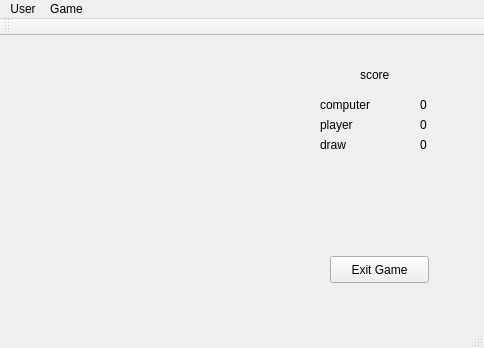
<?xml version="1.0" encoding="UTF-8"?>
<ui version="4.0">
 <class>MainWindow</class>
 <widget class="QMainWindow" name="MainWindow">
  <property name="geometry">
   <rect>
    <x>0</x>
    <y>0</y>
    <width>484</width>
    <height>348</height>
   </rect>
  </property>
  <property name="windowTitle">
   <string>MainWindow</string>
  </property>
  <widget class="QWidget" name="centralWidget">
   <widget class="QStackedWidget" name="pages">
    <property name="geometry">
     <rect>
      <x>10</x>
      <y>0</y>
      <width>471</width>
      <height>291</height>
     </rect>
    </property>
    <property name="currentIndex">
     <number>3</number>
    </property>
    <widget class="QWidget" name="MainLoginPanel">
     <widget class="QWidget" name="formLayoutWidget">
      <property name="geometry">
       <rect>
        <x>50</x>
        <y>100</y>
        <width>381</width>
        <height>81</height>
       </rect>
      </property>
      <layout class="QFormLayout" name="formLayout">
       <item row="0" column="0">
        <widget class="QLabel" name="label">
         <property name="text">
          <string>Username</string>
         </property>
        </widget>
       </item>
       <item row="1" column="0">
        <widget class="QLabel" name="label_2">
         <property name="text">
          <string>Password</string>
         </property>
        </widget>
       </item>
       <item row="0" column="1">
        <widget class="QLineEdit" name="loginUsername"/>
       </item>
       <item row="1" column="1">
        <widget class="QLineEdit" name="loginPassword">
         <property name="echoMode">
          <enum>QLineEdit::Password</enum>
         </property>
        </widget>
       </item>
      </layout>
     </widget>
     <widget class="QPushButton" name="LoginButton">
      <property name="geometry">
       <rect>
        <x>210</x>
        <y>230</y>
        <width>99</width>
        <height>27</height>
       </rect>
      </property>
      <property name="text">
       <string>Login</string>
      </property>
     </widget>
     <widget class="QPushButton" name="ExitButton">
      <property name="geometry">
       <rect>
        <x>330</x>
        <y>230</y>
        <width>99</width>
        <height>27</height>
       </rect>
      </property>
      <property name="text">
       <string>Exit</string>
      </property>
     </widget>
    </widget>
    <widget class="QWidget" name="RegisterPanel">
     <widget class="QWidget" name="formLayoutWidget_2">
      <property name="geometry">
       <rect>
        <x>40</x>
        <y>40</y>
        <width>401</width>
        <height>151</height>
       </rect>
      </property>
      <layout class="QFormLayout" name="formLayout_2">
       <item row="0" column="0">
        <widget class="QLabel" name="label_3">
         <property name="text">
          <string>Username</string>
         </property>
        </widget>
       </item>
       <item row="0" column="1">
        <widget class="QLineEdit" name="registerUsername"/>
       </item>
       <item row="1" column="0">
        <widget class="QLabel" name="label_4">
         <property name="text">
          <string>Password</string>
         </property>
        </widget>
       </item>
       <item row="1" column="1">
        <widget class="QLineEdit" name="registerPassword">
         <property name="echoMode">
          <enum>QLineEdit::Password</enum>
         </property>
        </widget>
       </item>
       <item row="2" column="0">
        <widget class="QLabel" name="label_5">
         <property name="text">
          <string>password(again)</string>
         </property>
        </widget>
       </item>
       <item row="2" column="1">
        <widget class="QLineEdit" name="registerPassword2">
         <property name="echoMode">
          <enum>QLineEdit::Password</enum>
         </property>
        </widget>
       </item>
       <item row="3" column="0">
        <widget class="QLabel" name="label_6">
         <property name="text">
          <string>Player color</string>
         </property>
        </widget>
       </item>
       <item row="3" column="1">
        <widget class="QComboBox" name="comboBox">
         <item>
          <property name="text">
           <string>Red</string>
          </property>
         </item>
         <item>
          <property name="text">
           <string>Green</string>
          </property>
         </item>
         <item>
          <property name="text">
           <string>Blue</string>
          </property>
         </item>
        </widget>
       </item>
      </layout>
     </widget>
     <widget class="QPushButton" name="RegisterOK">
      <property name="geometry">
       <rect>
        <x>220</x>
        <y>220</y>
        <width>99</width>
        <height>27</height>
       </rect>
      </property>
      <property name="text">
       <string>OK</string>
      </property>
     </widget>
     <widget class="QPushButton" name="RegisterCancel">
      <property name="geometry">
       <rect>
        <x>340</x>
        <y>220</y>
        <width>99</width>
        <height>27</height>
       </rect>
      </property>
      <property name="text">
       <string>Cancel</string>
      </property>
     </widget>
    </widget>
    <widget class="QWidget" name="WelcomeUserPanel">
     <widget class="QLabel" name="welcomemessage">
      <property name="geometry">
       <rect>
        <x>10</x>
        <y>100</y>
        <width>451</width>
        <height>61</height>
       </rect>
      </property>
      <property name="font">
       <font>
        <pointsize>26</pointsize>
        <italic>true</italic>
       </font>
      </property>
      <property name="text">
       <string/>
      </property>
     </widget>
     <widget class="QWidget" name="horizontalLayoutWidget">
      <property name="geometry">
       <rect>
        <x>250</x>
        <y>210</y>
        <width>211</width>
        <height>71</height>
       </rect>
      </property>
      <layout class="QHBoxLayout" name="horizontalLayout_2">
       <item>
        <widget class="QPushButton" name="StartGameButton">
         <property name="text">
          <string>Start Game</string>
         </property>
        </widget>
       </item>
       <item>
        <widget class="QPushButton" name="GameExitButton">
         <property name="text">
          <string>Exit</string>
         </property>
        </widget>
       </item>
      </layout>
     </widget>
    </widget>
    <widget class="QWidget" name="GamelPanel">
     <widget class="QWidget" name="gridLayoutWidget">
      <property name="geometry">
       <rect>
        <x>10</x>
        <y>30</y>
        <width>71</width>
        <height>71</height>
       </rect>
      </property>
      <layout class="QGridLayout" name="gridLayout_16">
       <item row="0" column="0">
        <widget class="ClickableLabel" name="game11">
         <property name="text">
          <string/>
         </property>
        </widget>
       </item>
      </layout>
     </widget>
     <widget class="QWidget" name="gridLayoutWidget_2">
      <property name="geometry">
       <rect>
        <x>90</x>
        <y>30</y>
        <width>71</width>
        <height>71</height>
       </rect>
      </property>
      <layout class="QGridLayout" name="gridLayout_17">
       <item row="0" column="0">
        <widget class="ClickableLabel" name="game12">
         <property name="text">
          <string/>
         </property>
        </widget>
       </item>
      </layout>
     </widget>
     <widget class="QWidget" name="gridLayoutWidget_3">
      <property name="geometry">
       <rect>
        <x>170</x>
        <y>30</y>
        <width>71</width>
        <height>71</height>
       </rect>
      </property>
      <layout class="QGridLayout" name="gridLayout_18">
       <item row="0" column="0">
        <widget class="ClickableLabel" name="game13">
         <property name="text">
          <string/>
         </property>
        </widget>
       </item>
      </layout>
     </widget>
     <widget class="QWidget" name="gridLayoutWidget_4">
      <property name="geometry">
       <rect>
        <x>10</x>
        <y>110</y>
        <width>71</width>
        <height>71</height>
       </rect>
      </property>
      <layout class="QGridLayout" name="gridLayout_19">
       <item row="0" column="0">
        <widget class="ClickableLabel" name="game21">
         <property name="text">
          <string/>
         </property>
        </widget>
       </item>
      </layout>
     </widget>
     <widget class="QWidget" name="gridLayoutWidget_5">
      <property name="geometry">
       <rect>
        <x>170</x>
        <y>110</y>
        <width>71</width>
        <height>71</height>
       </rect>
      </property>
      <layout class="QGridLayout" name="gridLayout_20">
       <item row="0" column="0">
        <widget class="ClickableLabel" name="game23">
         <property name="text">
          <string/>
         </property>
        </widget>
       </item>
      </layout>
     </widget>
     <widget class="QWidget" name="gridLayoutWidget_6">
      <property name="geometry">
       <rect>
        <x>90</x>
        <y>110</y>
        <width>71</width>
        <height>71</height>
       </rect>
      </property>
      <layout class="QGridLayout" name="gridLayout_21">
       <item row="0" column="0">
        <widget class="ClickableLabel" name="game22">
         <property name="text">
          <string/>
         </property>
        </widget>
       </item>
      </layout>
     </widget>
     <widget class="QWidget" name="gridLayoutWidget_7">
      <property name="geometry">
       <rect>
        <x>10</x>
        <y>190</y>
        <width>71</width>
        <height>71</height>
       </rect>
      </property>
      <layout class="QGridLayout" name="gridLayout_22">
       <item row="0" column="0">
        <widget class="ClickableLabel" name="game31">
         <property name="text">
          <string/>
         </property>
        </widget>
       </item>
      </layout>
     </widget>
     <widget class="QWidget" name="gridLayoutWidget_8">
      <property name="geometry">
       <rect>
        <x>170</x>
        <y>190</y>
        <width>71</width>
        <height>71</height>
       </rect>
      </property>
      <layout class="QGridLayout" name="gridLayout_23">
       <item row="0" column="0">
        <widget class="ClickableLabel" name="game33">
         <property name="text">
          <string/>
         </property>
        </widget>
       </item>
      </layout>
     </widget>
     <widget class="QWidget" name="gridLayoutWidget_9">
      <property name="geometry">
       <rect>
        <x>90</x>
        <y>190</y>
        <width>71</width>
        <height>71</height>
       </rect>
      </property>
      <layout class="QGridLayout" name="gridLayout_24">
       <item row="0" column="0">
        <widget class="ClickableLabel" name="game32">
         <property name="text">
          <string/>
         </property>
        </widget>
       </item>
      </layout>
     </widget>
     <widget class="QLabel" name="scorelabel">
      <property name="geometry">
       <rect>
        <x>350</x>
        <y>30</y>
        <width>67</width>
        <height>17</height>
       </rect>
      </property>
      <property name="text">
       <string>score</string>
      </property>
     </widget>
     <widget class="QLabel" name="label_8">
      <property name="geometry">
       <rect>
        <x>310</x>
        <y>60</y>
        <width>67</width>
        <height>17</height>
       </rect>
      </property>
      <property name="text">
       <string>computer</string>
      </property>
     </widget>
     <widget class="QLabel" name="computerscore">
      <property name="geometry">
       <rect>
        <x>410</x>
        <y>60</y>
        <width>67</width>
        <height>17</height>
       </rect>
      </property>
      <property name="text">
       <string>0</string>
      </property>
     </widget>
     <widget class="QLabel" name="label_10">
      <property name="geometry">
       <rect>
        <x>310</x>
        <y>80</y>
        <width>67</width>
        <height>17</height>
       </rect>
      </property>
      <property name="text">
       <string>player</string>
      </property>
     </widget>
     <widget class="QLabel" name="playerscore">
      <property name="geometry">
       <rect>
        <x>410</x>
        <y>80</y>
        <width>67</width>
        <height>17</height>
       </rect>
      </property>
      <property name="text">
       <string>0</string>
      </property>
     </widget>
     <widget class="QLabel" name="label_12">
      <property name="geometry">
       <rect>
        <x>310</x>
        <y>100</y>
        <width>67</width>
        <height>17</height>
       </rect>
      </property>
      <property name="text">
       <string>draw</string>
      </property>
     </widget>
     <widget class="QLabel" name="drawscore">
      <property name="geometry">
       <rect>
        <x>410</x>
        <y>100</y>
        <width>67</width>
        <height>17</height>
       </rect>
      </property>
      <property name="text">
       <string>0</string>
      </property>
     </widget>
     <widget class="QPushButton" name="GamePanelExit">
      <property name="geometry">
       <rect>
        <x>320</x>
        <y>220</y>
        <width>99</width>
        <height>27</height>
       </rect>
      </property>
      <property name="text">
       <string>Exit Game</string>
      </property>
     </widget>
    </widget>
   </widget>
  </widget>
  <widget class="QToolBar" name="mainToolBar">
   <attribute name="toolBarArea">
    <enum>TopToolBarArea</enum>
   </attribute>
   <attribute name="toolBarBreak">
    <bool>false</bool>
   </attribute>
  </widget>
  <widget class="QStatusBar" name="statusBar"/>
  <widget class="QMenuBar" name="menuBar">
   <property name="geometry">
    <rect>
     <x>0</x>
     <y>0</y>
     <width>484</width>
     <height>25</height>
    </rect>
   </property>
   <widget class="QMenu" name="menuUser">
    <property name="title">
     <string>User</string>
    </property>
    <addaction name="actionRegister_User_2"/>
    <addaction name="actionLogout_User_2"/>
    <addaction name="actionExit"/>
   </widget>
   <widget class="QMenu" name="menuGame">
    <property name="title">
     <string>Game</string>
    </property>
    <addaction name="actionNew_Game"/>
    <addaction name="actionEnd_Game"/>
   </widget>
   <addaction name="menuUser"/>
   <addaction name="menuGame"/>
  </widget>
  <action name="actionLogout_User">
   <property name="text">
    <string>Logout User</string>
   </property>
  </action>
  <action name="actionRegister_User">
   <property name="text">
    <string>Register User</string>
   </property>
  </action>
  <action name="actionRegister_User_2">
   <property name="text">
    <string>Register User</string>
   </property>
  </action>
  <action name="actionLogout_User_2">
   <property name="text">
    <string>Logout User</string>
   </property>
  </action>
  <action name="actionNew_Game">
   <property name="text">
    <string>New Game</string>
   </property>
  </action>
  <action name="actionEnd_Game">
   <property name="text">
    <string>End Game</string>
   </property>
  </action>
  <action name="actionExit">
   <property name="text">
    <string>Exit</string>
   </property>
  </action>
 </widget>
 <layoutdefault spacing="6" margin="11"/>
 <customwidgets>
  <customwidget>
   <class>ClickableLabel</class>
   <extends>QLabel</extends>
   <header>clickablelabel.h</header>
   <slots>
    <signal>clicked()</signal>
   </slots>
  </customwidget>
 </customwidgets>
 <resources/>
 <connections/>
</ui>
